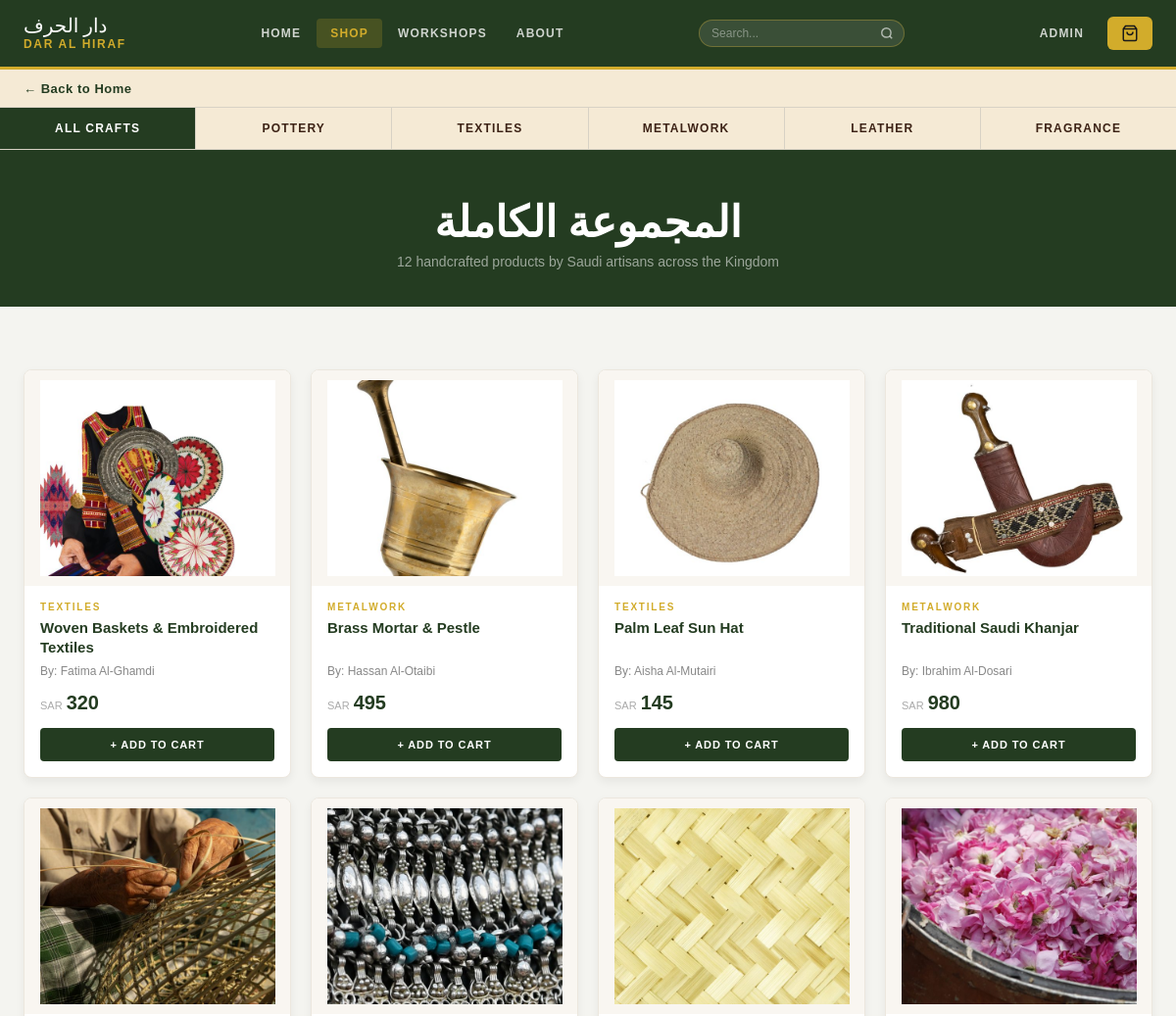
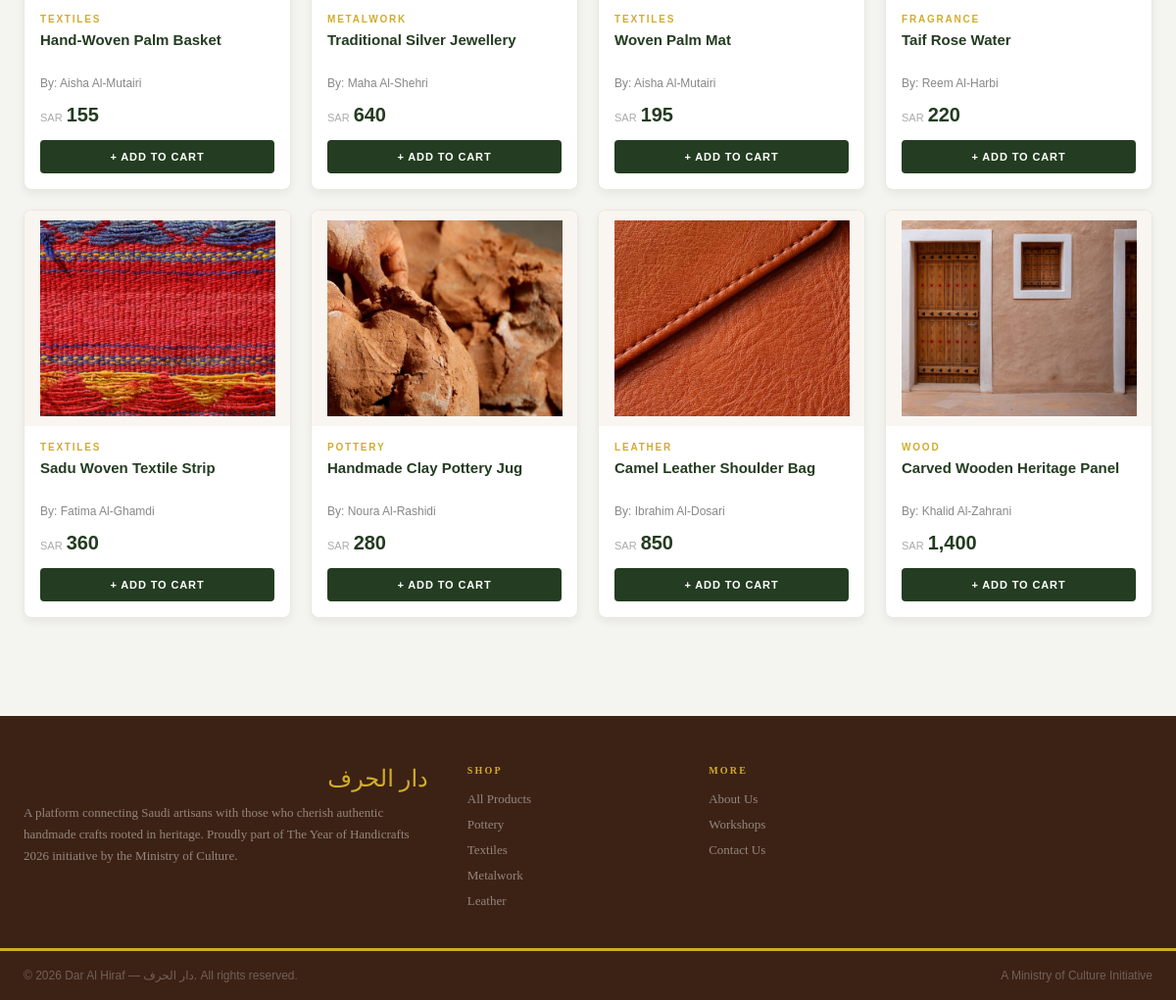
The page /shop.php on the database its author committed (2 pictures, top to bottom).
### tables this page shows
CREATE TABLE products (
    pid          INT PRIMARY KEY AUTO_INCREMENT,
    name         VARCHAR(255) NOT NULL,
    category     VARCHAR(100) NOT NULL,
    description  TEXT,
    material     VARCHAR(255),
    price        DECIMAL(10,2) NOT NULL,
    artisan      VARCHAR(255) NOT NULL,
    image        VARCHAR(500) NOT NULL,
    quantity     INT DEFAULT NULL,
    location     VARCHAR(255),
    duration     VARCHAR(50),
    sessions     TEXT,
    seats        INT DEFAULT NULL,
    admin_id     INT,
    FOREIGN KEY (admin_id) REFERENCES admins(admin_id) ON DELETE SET NULL
);

### shop.php (the view, shortened to what this page needs)
<?php require_once 'db.php'; ?>
<!DOCTYPE html>
<html lang="en">
<head>
  <link rel="stylesheet" href="style.css" />
</head>
<body>
<nav class="navbar" aria-label="Main navigation">
  <div class="navbar-inner">
    <a href="index.php" class="navbar-logo">
      <span class="logo-ar" lang="ar">دار الحرف</span>
      <span class="logo-en">Dar Al Hiraf</span>
    </a>
    <div class="navbar-nav">
      <a href="index.php">Home</a>
      <a href="shop.php" class="active">Shop</a>
      <a href="workshops.php">Workshops</a>
      <a href="about.html">About</a>
    </div>
    <form class="navbar-search" onsubmit="event.preventDefault();var v=this.querySelector('input').value.trim();if(v)window.location.href='search.html?q='+encodeURIComponent(v);" role="search">
      <input class="navbar-search-input" type="search" placeholder="Search..." aria-label="Search">
      <button class="navbar-search-btn" type="submit" aria-label="Search">
        <svg viewBox="0 0 24 24"><circle cx="11" cy="11" r="8"/><line x1="21" y1="21" x2="16.65" y2="16.65"/></svg>
      </button>
    </form>
    <div class="navbar-right">
      <a id="adminNavLink" href="admin-login.php" class="navbar-admin-link">Admin</a>
      <a href="checkout.php" class="navbar-cart-btn" id="cartBtn" aria-label="View cart">
        <svg viewBox="0 0 24 24" aria-hidden="true" width="18" height="18" stroke="#1a1a1a" fill="none" stroke-width="2"><path d="M6 2L3 6v14a2 2 0 002 2h14a2 2 0 002-2V6l-3-4z"/><line x1="3" y1="6" x2="21" y2="6"/><path d="M16 10a4 4 0 01-8 0"/></svg>
      </a>
    </div>  </div>
</nav>
<main id="main-content">
<div class="back-bar"><div class="container"><a href="index.php" class="back-link">&larr; Back to Home</a></div></div>
<div class="cat-strip"><div class="cat-strip-inner"><a href="shop.php" class="cat-item active">All Crafts</a><a href="shop.php" class="cat-item">Pottery</a><a href="shop.php" class="cat-item">Textiles</a><a href="shop.php" class="cat-item">Metalwork</a><a href="shop.php" class="cat-item">Leather</a><a href="shop.php" class="cat-item">Fragrance</a></div></div>
<div class="shop-header">
  <h1 lang="ar">المجموعة الكاملة</h1>
  <?php $count = $pdo->query("SELECT COUNT(*) FROM products WHERE category != 'Workshop'")->fetchColumn(); ?>
  <p><?php echo $count; ?> handcrafted products by Saudi artisans across the Kingdom</p>
</div>
<div class="shop-content">
  <div class="container">
    <div class="product-grid">
      <?php
      require_once 'db.php';
      $products = $pdo->query("SELECT * FROM products WHERE category != 'Workshop' ORDER BY pid ASC")->fetchAll();
      foreach ($products as $p):
      ?>
      <a href="product.php?id=<?php echo $p['pid']; ?>" class="product-card">
        <div class="image-container">
          <img src="<?php echo htmlspecialchars($p['image']); ?>" alt="<?php echo htmlspecialchars($p['name']); ?>">
        </div>
        <div class="product-info">
          <p class="category"><?php echo strtoupper(htmlspecialchars($p['category'])); ?></p>
          <h3 class="product-title"><?php echo htmlspecialchars($p['name']); ?></h3>
          <p class="author">By: <?php echo htmlspecialchars($p['artisan']); ?></p>
          <div class="price-row">
            <span class="currency">SAR</span>
            <span class="price"><?php echo number_format($p['price'], 0); ?></span>
          </div>
          <button class="view-btn" onclick="event.stopPropagation();Cart.add({id:<?php echo $p['pid']; ?>,name:<?php echo json_encode($p['name']); ?>,price:<?php echo (float)$p['price']; ?>,image:<?php echo json_encode($p['image']); ?>,artisan:<?php echo json_encode($p['artisan']); ?>,type:'product',qty:1})">+ Add to Cart</button>
        </div>
      </a>
      <?php endforeach; ?>
    </div></div>
  </div>
</main>
<footer class="footer">
  <div class="container">
    <div class="footer-grid">
      <div>
        <p class="footer-brand-name" lang="ar">دار الحرف</p>
        <p class="footer-desc">A platform connecting Saudi artisans with those who cherish authentic handmade crafts rooted in heritage. Proudly part of The Year of Handicrafts 2026 initiative by the Ministry of Culture.</p>
      </div>
      <div>
        <p class="footer-col-title">Shop</p>
        <div class="footer-links" role="list">
          <a href="shop.php">All Products</a>
          <a href="shop.php">Pottery</a>
          <a href="shop.php">Textiles</a>
          <a href="shop.php">Metalwork</a>
          <a href="shop.php">Leather</a>
        </div>
      </div>
      <div>
        <p class="footer-col-title">More</p>
        <div class="footer-links" role="list">
          <a href="about.html">About Us</a>
          <a href="workshops.php">Workshops</a>
          <a href="contact.php">Contact Us</a>
        </div>
      </div>
    </div>
  </div>
  <div class="footer-gold-bar"></div>
  <div class="container">
    <div class="footer-bottom">
      <p>© 2026 Dar Al Hiraf — دار الحرف. All rights reserved.</p>
      <p>A Ministry of Culture Initiative</p>
    </div>
  </div>
</footer>
</body>
</html>

### rows shown on the page
products: image (picture), category "TEXTILES", name "Woven Baskets & Embroidered Textiles", artisan "Fatima Al-Ghamdi", price "320"
products: image (picture), category "METALWORK", name "Brass Mortar & Pestle", artisan "Hassan Al-Otaibi", price "495"
products: image (picture), category "TEXTILES", name "Palm Leaf Sun Hat", artisan "Aisha Al-Mutairi", price "145"
products: image (picture), category "METALWORK", name "Traditional Saudi Khanjar", artisan "Ibrahim Al-Dosari", price "980"
products: image (picture), category "TEXTILES", name "Hand-Woven Palm Basket", artisan "Aisha Al-Mutairi", price "155"
products: image (picture), category "METALWORK", name "Traditional Silver Jewellery", artisan "Maha Al-Shehri", price "640"
products: image (picture), category "TEXTILES", name "Woven Palm Mat", artisan "Aisha Al-Mutairi", price "195"
products: image (picture), category "FRAGRANCE", name "Taif Rose Water", artisan "Reem Al-Harbi", price "220"
products: image (picture), category "TEXTILES", name "Sadu Woven Textile Strip", artisan "Fatima Al-Ghamdi", price "360"
products: image (picture), category "POTTERY", name "Handmade Clay Pottery Jug", artisan "Noura Al-Rashidi", price "280"
products: image (picture), category "LEATHER", name "Camel Leather Shoulder Bag", artisan "Ibrahim Al-Dosari", price "850"
products: image (picture), category "WOOD", name "Carved Wooden Heritage Panel", artisan "Khalid Al-Zahrani", price "1,400"

### other values the page prints
$count "12"
